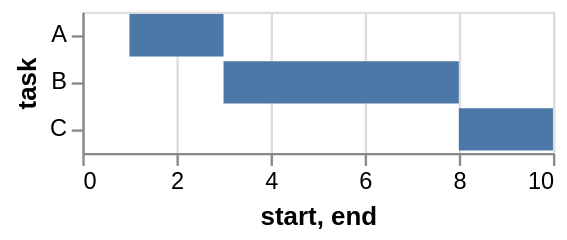

Write a Vega-Lite specification for this figure.
### Vega specification from a JSON file in a GitHub repository (floating-point values rounded to 4 significant figures)
{"$schema": "https://vega.github.io/schema/vega/v5.json", "description": "A simple bar chart with ranged data (aka Gantt Chart).", "autosize": "pad", "padding": 5, "width": 200, "style": "cell", "data": [{"name": "source_0", "values": [{"task": "A", "start": 1, "end": 3}, {"task": "B", "start": 3, "end": 8}, {"task": "C", "start": 8, "end": 10}]}, {"name": "data_0", "source": "source_0", "transform": [{"type": "filter", "expr": "datum[\"start\"] !== null && !isNaN(datum[\"start\"])"}]}], "signals": [{"name": "y_step", "value": 20}, {"name": "height", "update": "bandspace(domain('y').length, 0.1, 0.05) * y_step"}], "marks": [{"name": "marks", "type": "rect", "style": ["bar"], "from": {"data": "data_0"}, "encode": {"update": {"fill": {"value": "#4c78a8"}, "x": {"scale": "x", "field": "start"}, "x2": {"scale": "x", "field": "end"}, "y": {"scale": "y", "field": "task"}, "height": {"scale": "y", "band": true}}}}], "scales": [{"name": "x", "type": "linear", "domain": {"data": "data_0", "fields": ["start", "end"]}, "range": [0, {"signal": "width"}], "nice": true, "zero": true}, {"name": "y", "type": "band", "domain": {"data": "data_0", "field": "task", "sort": true}, "range": {"step": {"signal": "y_step"}}, "paddingInner": 0.1, "paddingOuter": 0.05}], "axes": [{"scale": "x", "orient": "bottom", "gridScale": "y", "grid": true, "tickCount": {"signal": "ceil(width/40)"}, "domain": false, "labels": false, "maxExtent": 0, "minExtent": 0, "ticks": false, "zindex": 0}, {"scale": "x", "orient": "bottom", "grid": false, "title": "start, end", "labelFlush": true, "labelOverlap": true, "tickCount": {"signal": "ceil(width/40)"}, "zindex": 0}, {"scale": "y", "orient": "left", "grid": false, "title": "task", "labelOverlap": true, "zindex": 0}]}
